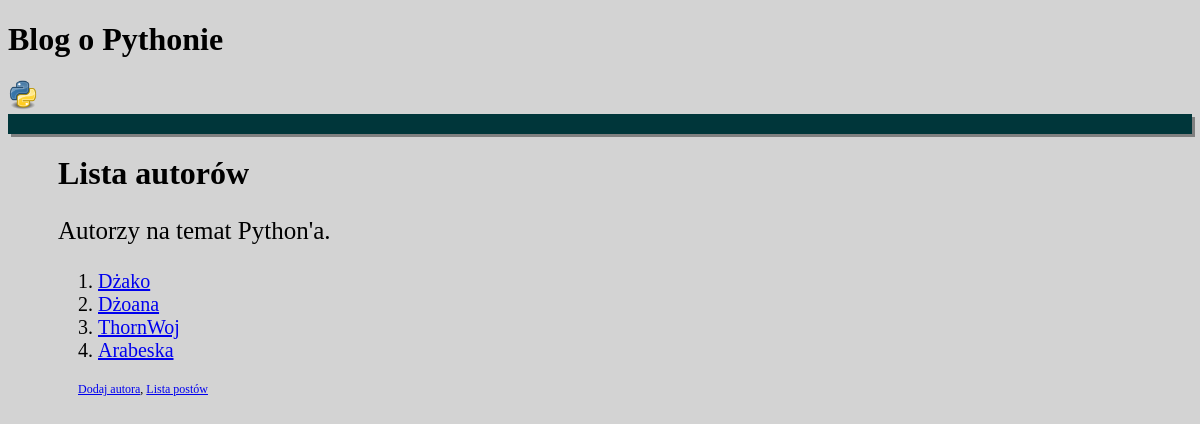
Before: /author_list with the older database file.
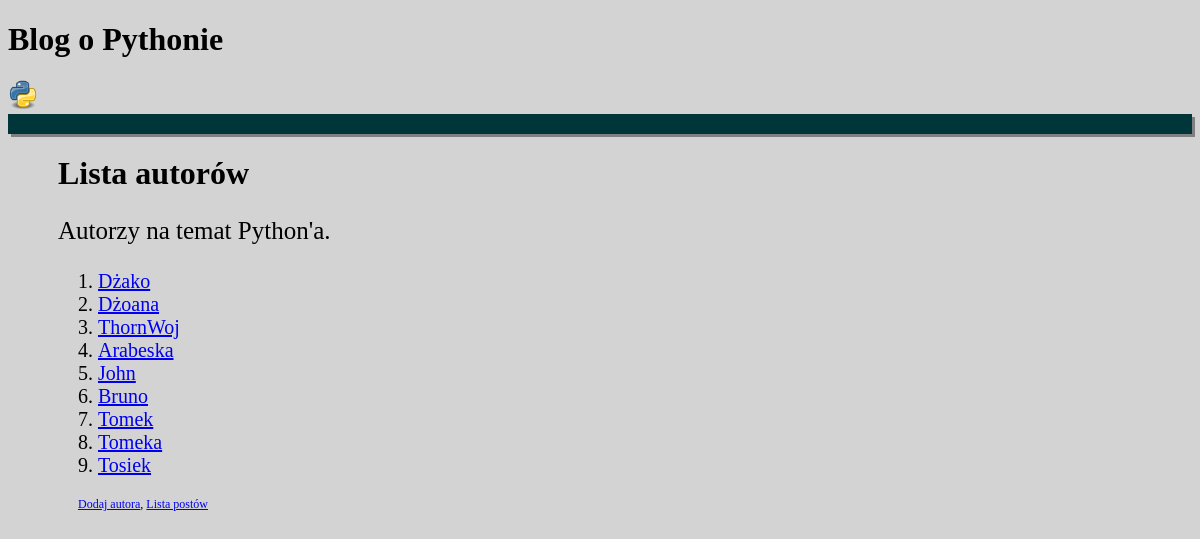
After: the same page with the newer database file.
### post/models.py (models this page shows, shortened)
class Author(models.Model):
    nick = models.CharField(max_length=50, blank=False, null=False, unique=True)
    email = models.EmailField(max_length=254, blank=False, unique = True, null=True)

### post/views.py (the view)
# urls.py: path('author_list', author_list),
def author_list(request):
   autorzy = Author.objects.all()
   t = loader.get_template("post/author_list.html")
   c = {"title": "Lista autorów", 'autorzy': autorzy}
   return HttpResponse(t.render(c))

### post/templates/post/author_list.html
{% extends "post/header.html" %}
{% block list_authors %}
        <h1 style="margin-left: 50px">Lista autorów</h1>
            <p style="font-size: 25px; margin-left: 50px">
                   Autorzy na temat Python'a.</p>
               <p style="font-size: 20px; margin-left: 60px">
                    <ol style="font-size: 20px; margin-left: 50px">
                        {% for a in autorzy %}
                            <li><a href="{% url "posts:details_a" a.id %}">{{ a.nick }}</a></li>
                        {% endfor %}
                     </ol>
                <p style="font-size: 12px; margin-left: 70px"><a href='/add_autor'>Dodaj autora</a>, <a href='/'>Lista postów</a></p>
{% endblock %}}

### post/templates/post/header.html (shortened to what this page needs)
{% load static %}
<!DOCTYPE html>
<html>
    <head>
    </head>
    <body style="background-color: lightGrey; font-family: Calibri">
    <h1>Blog o Pythonie</h1>
    <img src="{% static 'python_logo.png' %}" alt="My image"; height="30"; width="30">
    <div id="header" style="background-color: #00363a; padding: 10px; box-shadow: 3px 3px grey; margin-bottom: 10px">
    </div>
    <div id="a_list" style="font-family: 'Calibri Light'">
        {% block list_authors %}
        {% endblock %}
    </div>
    </body>
</html>

Changed rows visible on the page:
added Author: nick "John"
added Author: nick "Bruno"
added Author: nick "Tomek"
added Author: nick "Tomeka"
added Author: nick "Tosiek"
